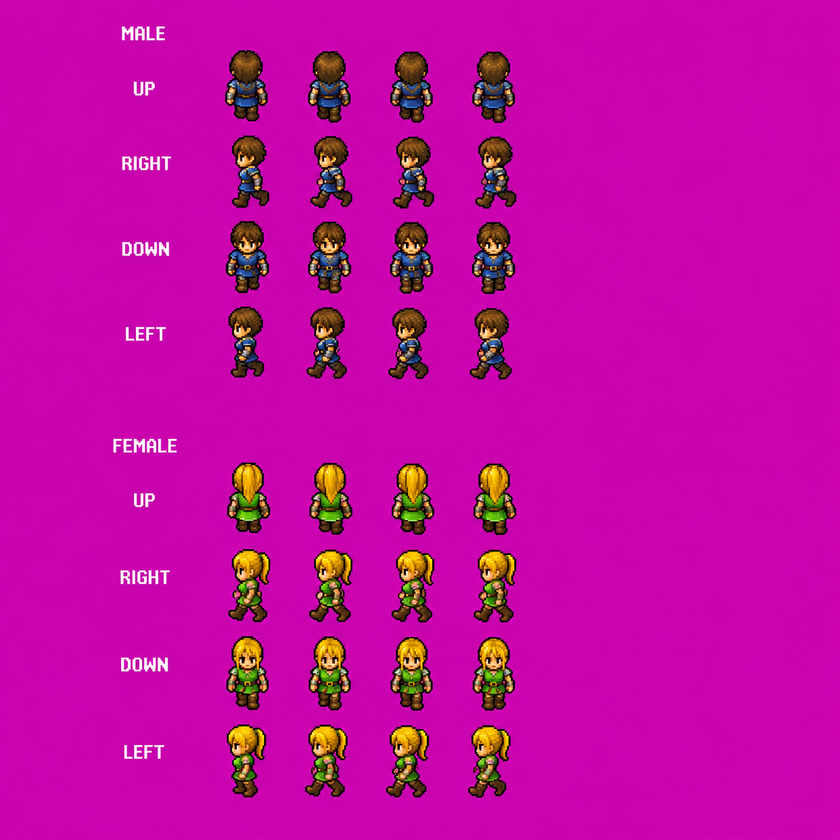
#> input picture assetsources/ChatGPT Image May 17, 2026, 09_20_53 AM.png, 840 x 840 px, shrunk from 1254 x 1254 before the run, found by its file name
$ python slice-searing-canyon-landmarks.py --sheet '../assetsources/ChatGPT Image May 17, 2026, 09_20_53 AM.png' --out out
#> lines starting #> are read from the running program, lines starting #| are printed output that depends on the picture; after the words box and inside, x2 and y2 are one past the last pixel; in counts of white or black regions, pixels touching at a corner belong together
#!/usr/bin/env python3
"""Slice a magenta-gutter landmark kit sheet into individual transparent tiles.

Image-model kit sheets do NOT land on a pixel-exact grid (the cliff sheet came
in at 288x188 and had to be grid-profiled), so this tool detects the grid by
sweeping for the #FF00FF magenta gutters that separate content blobs, rather
than assuming fixed cell sizes.

Naming: diffusion-rendered text labels are not reliably OCR-able, so output
files are named from a MANIFEST that lists the cell names in row-major reading
order (left-to-right, top-to-bottom) -- the same order the prompt declares.
This keeps naming deterministic instead of guessing at painted glyphs.

Usage:
    python3 tools/slice-searing-canyon-landmarks.py \
        --sheet assetsources/curated/bespoke/searing-canyon-m4-assets/outpost-kit.png \
        --manifest outpost-palisade,outpost-tent,outpost-watchtower,outpost-totem \
        --out public/tilesets/searing-canyon/outpost \
        [--tolerance 24] [--min-blob 64] [--label-strip 0] [--dry-run]

--manifest may be a comma-separated list or a path to a .txt/.json file
(one name per line, or a JSON array). If fewer names than detected cells,
extra cells fall back to <stem>_rNcM positional names and a warning is logged.
"""
from __future__ import annotations

import argparse
import json
import sys
from pathlib import Path

import numpy as np
from PIL import Image

ROOT = Path(__file__).resolve().parents[1]
CHROMA = (255, 0, 255)


def load_manifest(spec: str | None) -> list[str]:
    if not spec:
        return []
    p = ROOT / spec if not Path(spec).is_absolute() else Path(spec)
    if p.exists():
        text = p.read_text(encoding="utf-8").strip()
        if p.suffix == ".json":
            return [str(x) for x in json.loads(text)]
        return [line.strip() for line in text.splitlines() if line.strip()]
    return [s.strip() for s in spec.split(",") if s.strip()]


def content_mask(arr: np.ndarray, tolerance: int) -> np.ndarray:
    """True where a pixel is real content (not within `tolerance` of magenta)."""
#> called with tolerance = 24
    r, g, b = arr[..., 0].astype(int), arr[..., 1].astype(int), arr[..., 2].astype(int)
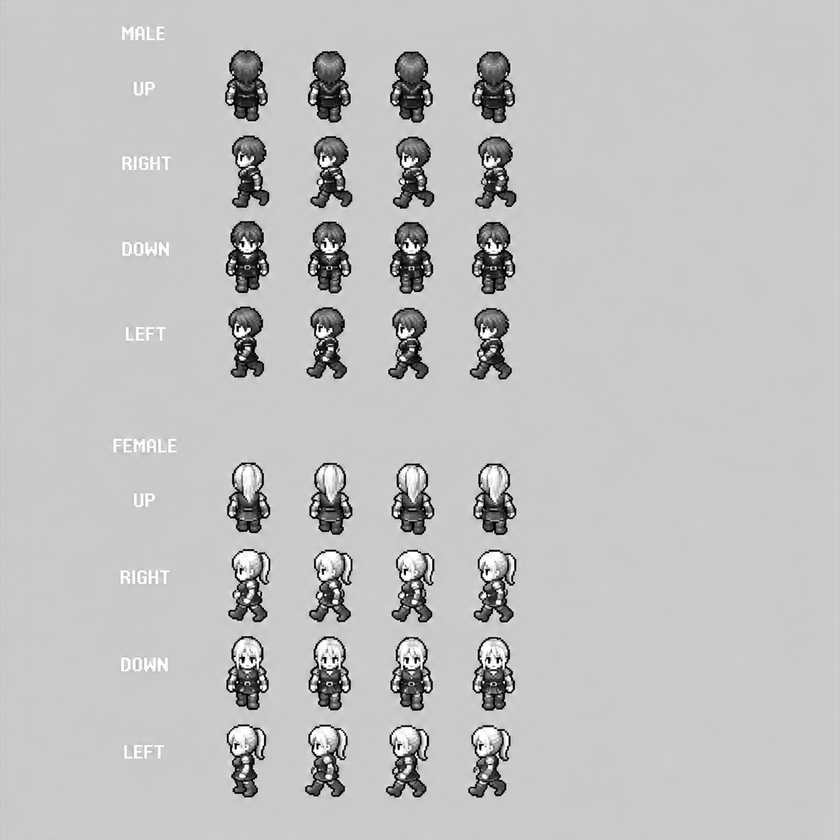
#> r: shape (840, 840) int64; min 0, max 255, mean 192.7
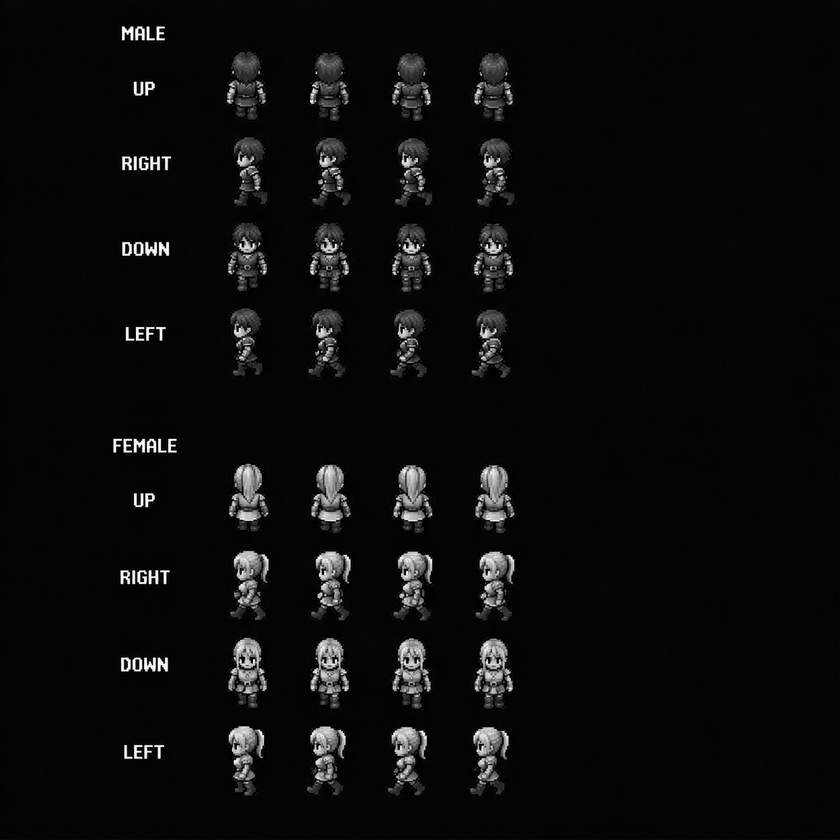
#> g: shape (840, 840) int64; min 0, max 255, mean 11.7
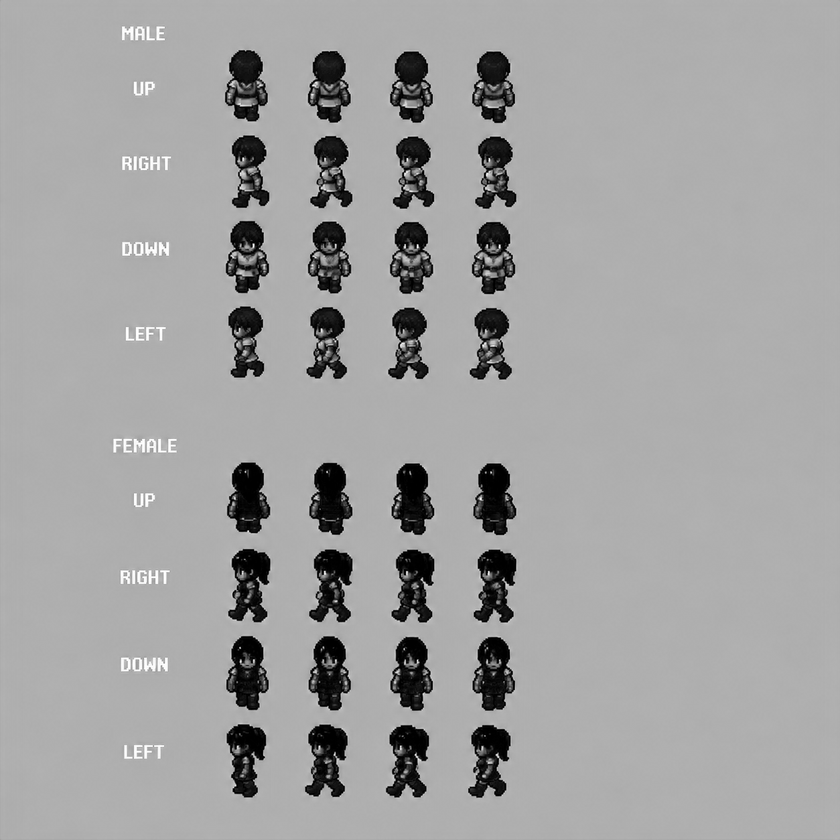
#> b: shape (840, 840) int64; min 0, max 255, mean 161.5
    dist = np.abs(r - CHROMA[0]) + np.abs(g - CHROMA[1]) + np.abs(b - CHROMA[2])
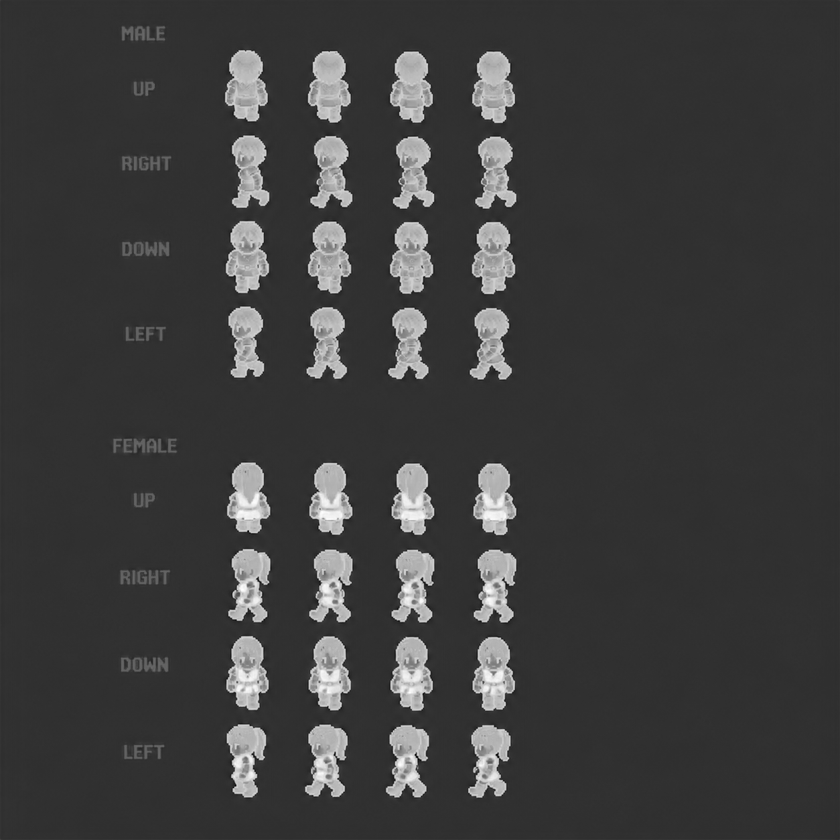
#> dist: shape (840, 840) int64; min 22, max 623, mean 167.5; drawn with min black and max white
    near_magenta = dist <= tolerance
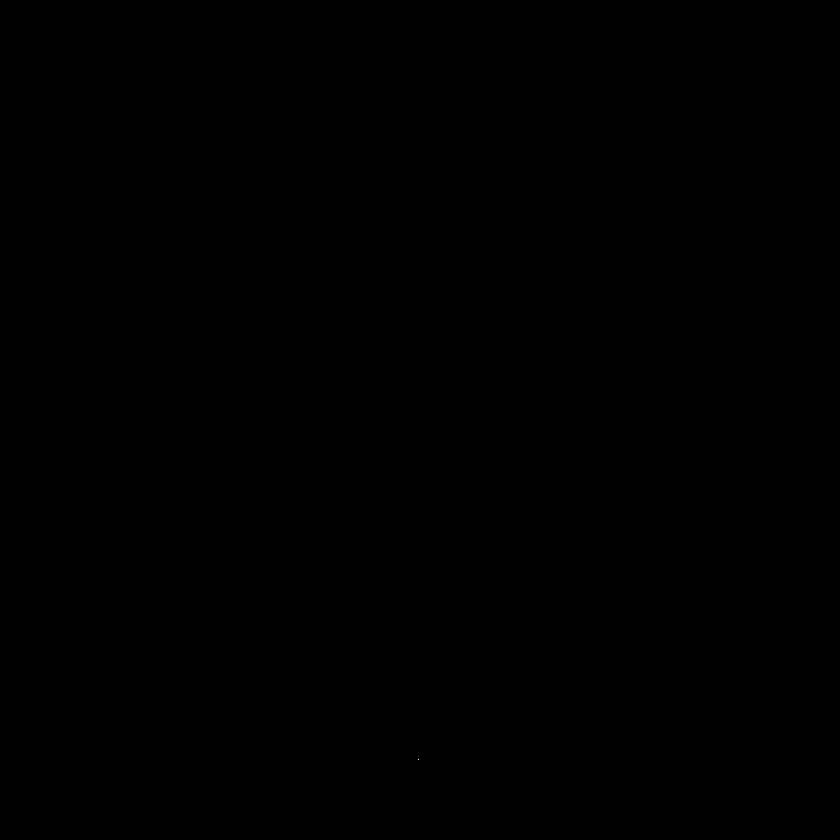
#> near_magenta: shape (840, 840) bool; 0% white in thin lines or dots, all inside (x1, y1, x2, y2) = (418, 759, 419, 760)
    if arr.shape[2] == 4:
        near_magenta |= arr[..., 3] < 16  # already-transparent counts as gutter
    return ~near_magenta


def find_bands(occupied: np.ndarray, min_run: int) -> list[tuple[int, int]]:
    """Group consecutive True indices into (start, end_exclusive) bands."""
#> called with occupied = array of shape (840,), min_run = 8
    bands: list[tuple[int, int]] = []
    start = None
    for i, v in enumerate(occupied):
        if v and start is None:
            start = i
        elif not v and start is not None:
            if i - start >= min_run:
                bands.append((start, i))
            start = None
#> this loop made 840 passes
#> start on pass 1: 0
#> after the loop, bands = []; start = 0
    if start is not None and len(occupied) - start >= min_run:
        bands.append((start, len(occupied)))
    return bands


def slice_sheet(
    sheet: Path,
    names: list[str],
    out_dir: Path,
    tolerance: int,
    min_blob: int,
    label_strip: int,
    dry_run: bool,
) -> int:
    img = Image.open(sheet).convert("RGBA")
    arr = np.asarray(img)
    mask = content_mask(arr, tolerance)

    # Profile rows -> content bands, then columns within each row band.
    row_occ = mask.any(axis=1)
    row_bands = find_bands(row_occ, min_run=max(2, min_blob // 8))
#> row_bands = [(0, 840)]
    if not row_bands:
        print(f"!! no content rows found in {sheet.name} (tolerance={tolerance})", file=sys.stderr)
        return 0

    cells: list[tuple[int, int, int, int]] = []  # (x0,y0,x1,y1) in reading order
    for (ry0, ry1) in row_bands:
        col_occ = mask[ry0:ry1, :].any(axis=0)
        col_bands = find_bands(col_occ, min_run=max(2, min_blob // 8))
        for (cx0, cx1) in col_bands:
            # tighten to the exact content bbox inside this blob
            sub = mask[ry0:ry1, cx0:cx1]
            ys = np.where(sub.any(axis=1))[0]
            xs = np.where(sub.any(axis=0))[0]
            if ys.size == 0 or xs.size == 0:
                continue
            y0, y1 = ry0 + int(ys[0]), ry0 + int(ys[-1]) + 1
            x0, x1 = cx0 + int(xs[0]), cx0 + int(xs[-1]) + 1
            if (x1 - x0) * (y1 - y0) < min_blob:
                continue
            cells.append((x0, y0, x1, y1))
#> this loop made 1 pass
#> after the loop, cells = [(0, 0, 840, 840)]

    print(f"== {sheet.name}: {len(cells)} cell(s) across {len(row_bands)} row band(s)")
#| == ChatGPT Image May 17, 2026, 09_20_53 AM.png: 1 cell(s) across 1 row band(s)
    if not dry_run:
        out_dir.mkdir(parents=True, exist_ok=True)

    written = 0
    for idx, (x0, y0, x1, y1) in enumerate(cells):
        if idx < len(names):
            name = names[idx]
        else:
            # positional fallback: which row band did this cell come from?
            rband = next((ri for ri, (a, b) in enumerate(row_bands) if a <= y0 < b), 0)
            name = f"{sheet.stem}_r{rband}c{idx}"
            print(f"!! cell {idx} has no manifest name -> {name}", file=sys.stderr)

        cy0 = min(y0 + label_strip, y1) if label_strip else y0
        crop = img.crop((x0, cy0, x1, y1))
        carr = np.asarray(crop).copy()
        cmask = content_mask(carr, tolerance)
        carr[~cmask, 3] = 0  # punch gutter/label leftovers to transparent
        out_img = Image.fromarray(carr, "RGBA")
        dest = out_dir / f"{name}.png"
        print(f"   [{idx}] {name}.png  {x1 - x0}x{y1 - cy0}  @({x0},{cy0})")
        if not dry_run:
            out_img.save(dest)
            written += 1
#> this loop made 1 pass
#> (x0, y0, x1, y1, rband, cy0, written) on pass 1: (0, 0, 840, 840, 0, 0, 1)
#|    [0] ChatGPT Image May 17, 2026, 09_20_53 AM_r0c0.png  840x840  @(0,0)
#> after the loop, written = 1

    if names and len(cells) != len(names):
        print(
            f"!! manifest/cell mismatch: {len(names)} names vs {len(cells)} cells",
            file=sys.stderr,
        )
    return written


def main() -> int:
    ap = argparse.ArgumentParser(description=__doc__, formatter_class=argparse.RawDescriptionHelpFormatter)
    ap.add_argument("--sheet", required=True, help="path to the kit sheet PNG (magenta-gutter)")
    ap.add_argument("--manifest", default="", help="comma list, or path to .txt/.json of cell names in reading order")
    ap.add_argument("--out", required=True, help="output directory for sliced tiles")
    ap.add_argument("--tolerance", type=int, default=24, help="L1 color distance to treat a pixel as magenta gutter")
    ap.add_argument("--min-blob", type=int, default=64, help="discard content blobs smaller than this many pixels (area)")
    ap.add_argument("--label-strip", type=int, default=0, help="px to trim off the TOP of each cell (baked label row); 0=off")
    ap.add_argument("--dry-run", action="store_true", help="profile and report cells without writing files")
    args = ap.parse_args()

    sheet = ROOT / args.sheet if not Path(args.sheet).is_absolute() else Path(args.sheet)
    if not sheet.exists():
        print(f"sheet not found: {sheet}", file=sys.stderr)
        return 2
    out_dir = ROOT / args.out if not Path(args.out).is_absolute() else Path(args.out)
    names = load_manifest(args.manifest)

    written = slice_sheet(
        sheet, names, out_dir,
        tolerance=args.tolerance,
        min_blob=args.min_blob,
        label_strip=args.label_strip,
        dry_run=args.dry_run,
    )
#> written = 1
    print(f"== done: {written} tile(s) written to {out_dir}" if not args.dry_run else "== dry run, nothing written")
#| == done: 1 tile(s) written to out
    return 0


if __name__ == "__main__":
    raise SystemExit(main())
#> (the program exits here)

$ run again, on assetsources/uiTiles.png
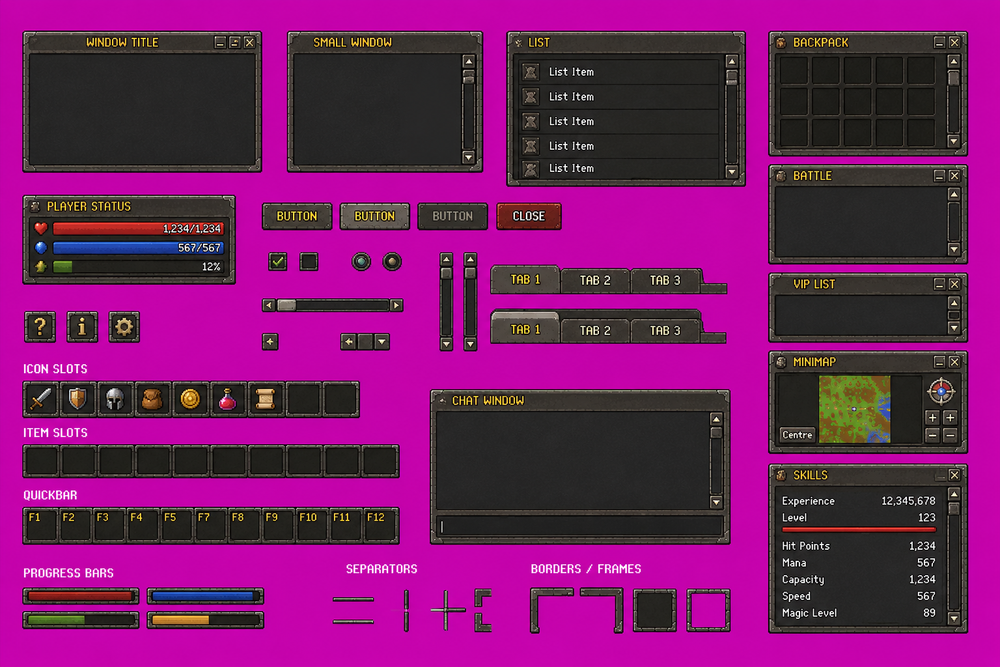
#> input picture assetsources/uiTiles.png, 1000 x 667 px, shrunk from 1536 x 1024 before the run, found by its file name
#> in content_mask, `r, g, b = arr[..., 0].astype(int), arr[..., 1].astype(int), arr[..., 2..`:
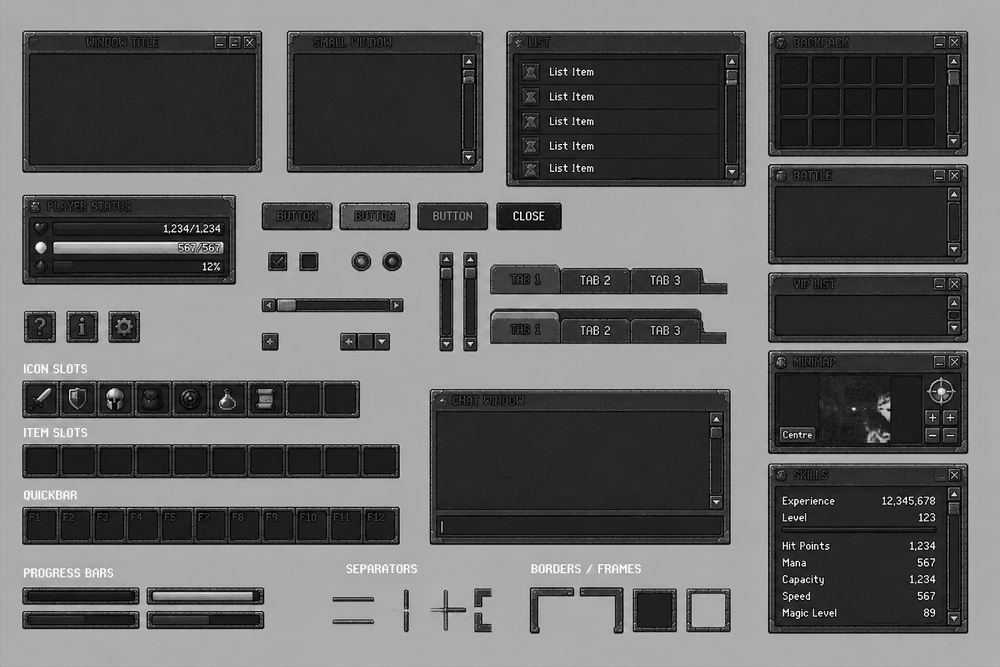
#> b: shape (667, 1000) int64; min 0, max 255, mean 101.3
#> in content_mask, `dist = np.abs(r - CHROMA[0]) + np.abs(g - CHROMA[1]) + np.abs(b - CHRO..`:
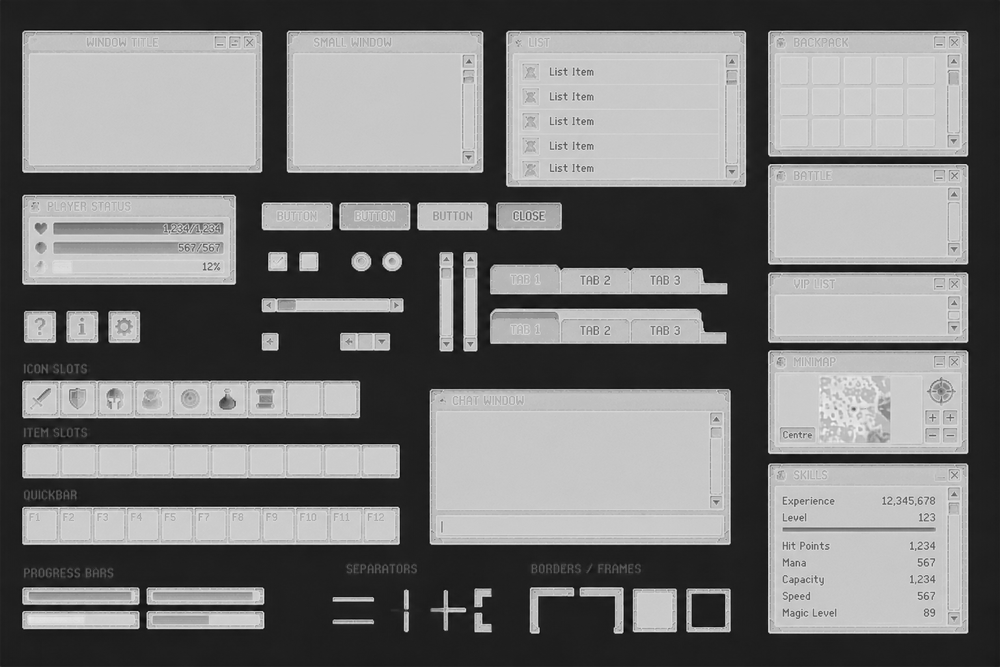
#> dist: shape (667, 1000) int64; min 82, max 579, mean 318.7; drawn with min black and max white
#> near_magenta: shape (667, 1000) bool; every value is 0
#> the loop in find_bands, `for i, v in enumerate(occupied):` made 667 passes
#> start on pass 1: 0
#> after the loop in find_bands, `for i, v in enumerate(occupied):`: bands = []; start = 0
#> row_bands = [(0, 667)]
#> the loop in slice_sheet, `for (ry0, ry1) in row_bands:` made 1 pass
#> (ry0, ry1, col_bands) on pass 1: (0, 667, [(0, 1000)])
#> after the loop in slice_sheet, `for (ry0, ry1) in row_bands:`: cells = [(0, 0, 1000, 667)]
#| == uiTiles.png: 1 cell(s) across 1 row band(s)
#> the loop in slice_sheet, `for idx, (x0, y0, x1, y1) in enumerate(cells):` made 1 pass
#> (x0, y0, x1, y1, rband, name, cy0, written) on pass 1: (0, 0, 1000, 667, 0, 'uiTiles_r0c0', 0, 1)
#> (printed output is left out)
#> after the loop in slice_sheet, `for idx, (x0, y0, x1, y1) in enumerate(cells):`: written = 1
#| == done: 1 tile(s) written to out
